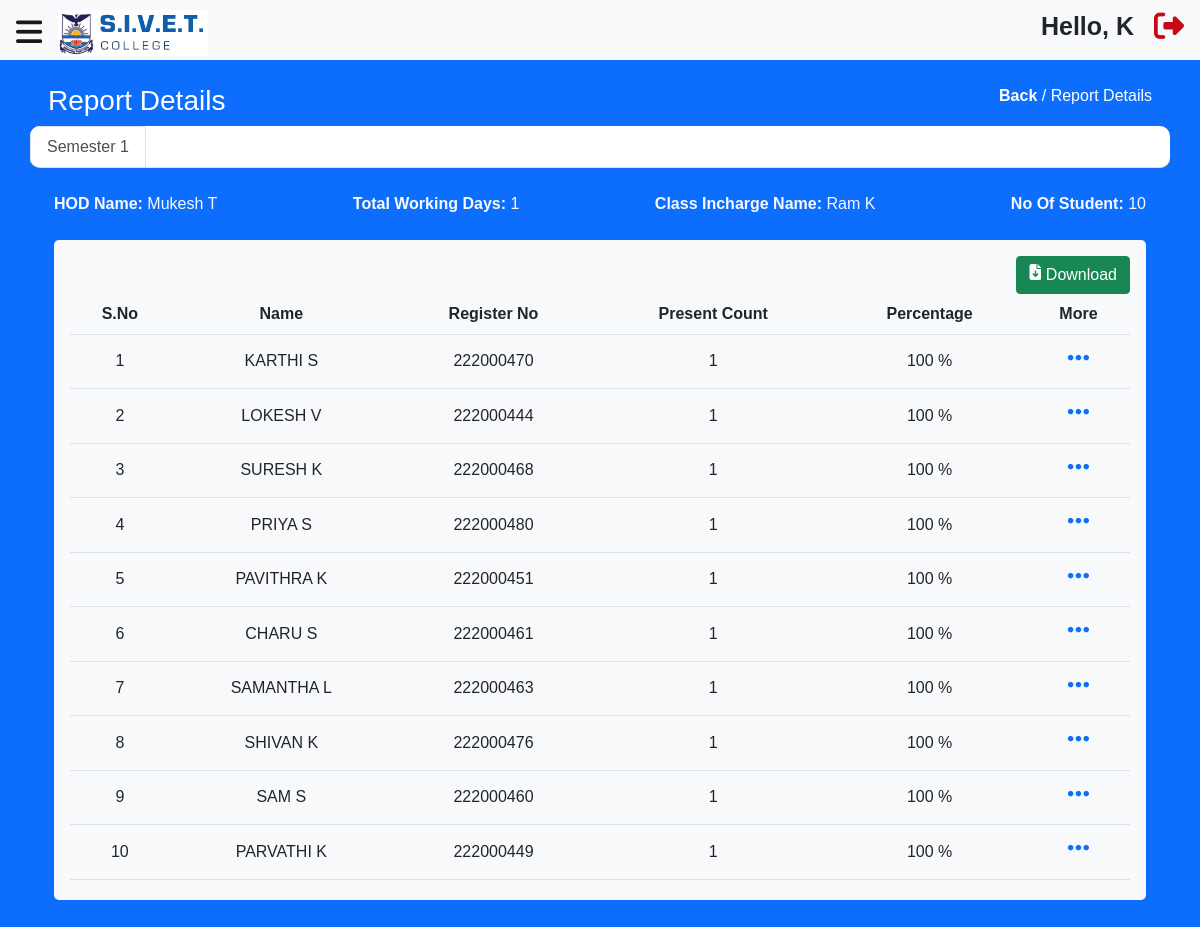
The app's page /main/classlist.php?action=active&class_id=1 (signed in) with its own data.
### tables this page shows
CREATE TABLE `staff` (
  `unique_staff_id` int NOT NULL AUTO_INCREMENT,
  `first_name` varchar(50) NOT NULL,
  `last_name` varchar(50) NOT NULL,
  `email` varchar(100) NOT NULL,
  `mobile` varchar(20) NOT NULL,
  `staff_id` varchar(50) NOT NULL,
  `role_id` int NOT NULL,
  `password` varchar(50) NOT NULL,
  `create_by` int NOT NULL,
  `created_date` datetime NOT NULL,
  `modify_by` int NOT NULL,
  `modify_date` datetime DEFAULT NULL,
  PRIMARY KEY (`unique_staff_id`)
);

CREATE TABLE  `student` (
  `student_id` int NOT NULL AUTO_INCREMENT,
  `class_id` int NOT NULL,
  `name` varchar(100) NOT NULL,
  `initial` varchar(100) NOT NULL,
  `gender` varchar(10) NOT NULL,
  `dob` varchar(50) NOT NULL,
  `register_no` int NOT NULL,
  `mobile_no` int NOT NULL,
  `father_name` varchar(100) NOT NULL,
  `mother_name` varchar(100) NOT NULL,
  `guardian_mobile_no` int NOT NULL,
  `adhaar_card_no` int NOT NULL,
  `create_by` int NOT NULL,
  `created_date` datetime NOT NULL,
  `modify_by` int NOT NULL,
  `modify_date` datetime DEFAULT NULL,
  PRIMARY KEY (`student_id`)
);

### main/classlist.php (the view, shortened to what this page needs)
<?php
include("../include/config.php");
?>
<?php
if (isset($_GET['class_id'])) {
  $classid = $_GET['class_id'];
} else {
  header("location:../index.php");
}
?>
<!DOCTYPE html>
<html lang="en">
<head>
  <link rel="stylesheet" href="https://cdnjs.cloudflare.com/ajax/libs/bootstrap/5.0.1/css/bootstrap.min.css">
  <link rel="stylesheet" href="https://cdnjs.cloudflare.com/ajax/libs/font-awesome/6.2.0/css/all.min.css" />
  <link rel="stylesheet" href="./style.css">
</head>
<body class="bg-primary">
  <?php
  include_once("../include/navBar.php");
  ?>
  <div class="header d-flex justify-content-between text-white pt-0 pb-0 p-5">
    <div class="titel ">
      <h3>Report Details</h3>
    </div>
    <div class="return ">
      <p><a href="./report.php">Back</a> / Report Details</p>
    </div>
  </div>
  <div class="container">
    <div class="row  d-flex justify-content-center">
      <?php
      $query = "SELECT sem_num FROM semester WHERE class_id=$classid";
      $result = mysqli_query($conn, $query);
      if (mysqli_num_rows($result) > 0) {
        while ($row = mysqli_fetch_array($result)) {
          $semnum = $row['sem_num'];
        }
      }
      ?>
      <ul class="nav nav-tabs" style="background-color:white;border-radius:10px" role="tablist">
        <?php
        for ($i = 0; $i < $semnum; $i++) {
          ?>
          <li class="nav-item" style="overflow-y: hidden;">
            <a class="nav-link <?php if ($i == 0)
              echo "active"; ?>" data-bs-toggle="tab"
              href="#sem<?php echo $i + 1; ?>">Semester <?php echo $i + 1; ?></a>
          </li>
          <?php
        }
        ?>
      </ul>
    </div>
    <div class="tab-content">
      <?php
      for ($i = 0; $i < $semnum; $i++) {
        $query = "SELECT DISTINCT(date) FROM attendance WHERE class_id=$classid and 	sem_num=$i+1";
        $result = mysqli_query($conn, $query);
        $totalworkingday = mysqli_num_rows($result);
        $hodid = 0;
        $staffid = 0;
        $stucount = 0;
        $hodname = '';
        $staffname = '';
        $query1 = "SELECT * FROM class WHERE class_id=$classid";
        $result1 = mysqli_query($conn, $query1);
        if (mysqli_num_rows($result1)) {
          while ($row = mysqli_fetch_array($result1)) {
            $hodid = $row['hod_id'];
            $staffid = $row['staff_id'];
          }
          $hodquery = "SELECT * FROM staff WHERE unique_staff_id=$hodid";
          $hodresult = mysqli_query($conn, $hodquery);
          if (mysqli_num_rows($hodresult)) {
            $row = mysqli_fetch_array($hodresult);
            $hodname = $row['first_name'] . " " . $row['last_name'];
          }
          $staffquery = "SELECT * FROM staff WHERE unique_staff_id=$staffid";
          $staffresult = mysqli_query($conn, $staffquery);
          if (mysqli_num_rows($staffresult)) {
            $row = mysqli_fetch_array($staffresult);
            $staffname = $row['first_name'] . " " . $row['last_name'];
          }
          $stucountquery = "SELECT * FROM student WHERE class_id=$classid";
          $stucountresult = mysqli_query($conn, $stucountquery);
          $stucount = mysqli_num_rows($stucountresult);
        }
        ?>
        <div id="sem<?php echo $i + 1; ?>" class="container tab-pane <?php if ($i == 0)
            echo "active"; ?>">
          <br>
          <div class="d-flex justify-content-between">
            <p class="text-light"><b>HOD Name: </b>
              <?php echo $hodname; ?>
            </p>
            <p class="text-light"><b>Total Working Days:</b>
              <?php echo $totalworkingday; ?>
            </p>
            <p class="text-light"><b>Class Incharge Name: </b>
              <?php echo $staffname; ?>
            </p>
            <p class="text-light"><b>No Of Student: </b>
              <?php echo $stucount; ?>
            </p>
          </div>
          <div class="container mt-2 p-3 bg-light " style="border-radius: 5px;max-height: 60vh;height:100%;">
            <button class="btn btn-success" style="float:right"
              onclick="ExportToExcel('xlsx','semtable<?php echo $i + 1; ?>')"> <i class="fas fa-file-download"></i>
              Download</button>
            <table id="semtable<?php echo $i + 1; ?>" class="table table-hover">
              <tr>
                <th>S.No</th>
                <th>Name</th>
                <th>Register No</th>
                <th>Present Count</th>
                <th>Percentage</th>
                <th>More</th>
              </tr>
              <?php
              $query = "SELECT * FROM student WHERE class_id=$classid";
              $result = mysqli_query($conn, $query);
              if (mysqli_num_rows($result) > 0) {
                $a = 0;
                while ($row = mysqli_fetch_array($result)) {
                  ?>
                  <tr>
                    <td>
                      <?php echo ++$a; ?>
                    </td>
                    <td>
                      <?php echo $row['name'] . " " . $row['initial']; ?>
                    </td>
                    <td>
                      <?php echo $row['register_no']; ?>
                    </td>
                    <?php
                    $studentId = $row['student_id'];
                    $query1 = "SELECT * FROM attendance WHERE student_id=$studentId and sem_num=$i+1";
                    $precount = 0;
                    $result1 = mysqli_query($conn, $query1);
                    if (mysqli_num_rows($result1) > 0) {
                      while ($row1 = mysqli_fetch_array($result1)) {
                        if ($row1['p1'] + $row1['p2'] + $row1['p3'] + $row1['p4'] + $row1['p5'] >= 3) {
                          $precount += 1;
                        }
                      }
                    }
                    echo "<td> $precount</td>";
                    $precentage = 0;
                    if ($totalworkingday > 0) {
                      $precentage = round(($precount / $totalworkingday) * 100);
                    }
                    echo "<td> $precentage % </td>";
                    echo "<td><a href='./dashboard.php?student_id=$studentId'><i class='fa-solid fa-ellipsis'></i></a>
    </td>";
                    echo "</tr>";
                }
              }
              ?>
            </table>
          </div>
        </div>
        <?php
      }
      ?>
    </div>
  </div>
</body>
</html>

### main/style.css (style rules this page uses)
* { margin: 0; padding: 0; font-family: "Ponniens", sans-serif; overflow-x: hidden; }
tbody td a { font-size: 25px; }
.header .return a { text-decoration: none; color: #fff; font-weight: 700; }

### main/classlist.php (style rules this page uses)
table th, td { text-align: center; vertical-align: middle; }

### records on screen
staff: hodname "Mukesh T"
staff: staffname "Ram K"
student: name "KARTHI", initial "S", register_no "222000470", precount "1", precentage "100"
student: name "LOKESH", initial "V", register_no "222000444", precount "1", precentage "100"
student: name "SURESH", initial "K", register_no "222000468", precount "1", precentage "100"
student: name "PRIYA", initial "S", register_no "222000480", precount "1", precentage "100"
student: name "PAVITHRA", initial "K", register_no "222000451", precount "1", precentage "100"
student: name "CHARU", initial "S", register_no "222000461", precount "1", precentage "100"
student: name "SAMANTHA", initial "L", register_no "222000463", precount "1", precentage "100"
student: name "SHIVAN", initial "K", register_no "222000476", precount "1", precentage "100"
student: name "SAM", initial "S", register_no "222000460", precount "1", precentage "100"
student: name "PARVATHI", initial "K", register_no "222000449", precount "1", precentage "100"

### other values on screen
$_SESSION['user_name'] "K"
$totalworkingday "1"
$stucount "10"
